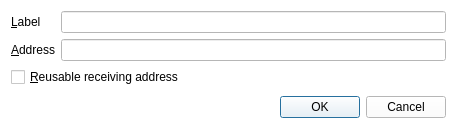
<?xml version="1.0" encoding="UTF-8"?>
<ui version="4.0">
 <class>EditAddressDialog</class>
 <widget class="QDialog" name="EditAddressDialog">
  <property name="geometry">
   <rect>
    <x>0</x>
    <y>0</y>
    <width>457</width>
    <height>129</height>
   </rect>
  </property>
  <property name="windowTitle">
   <string>Edit Address</string>
  </property>
  <property name="styleSheet">
   <string notr="true">background-color: rgb(255, 255, 255);</string>
  </property>
  <layout class="QVBoxLayout" name="verticalLayout">
   <item>
    <layout class="QFormLayout" name="formLayout">
     <property name="fieldGrowthPolicy">
      <enum>QFormLayout::AllNonFixedFieldsGrow</enum>
     </property>
     <item row="0" column="0">
      <widget class="QLabel" name="label">
       <property name="text">
        <string>&amp;Label</string>
       </property>
       <property name="buddy">
        <cstring>labelEdit</cstring>
       </property>
      </widget>
     </item>
     <item row="0" column="1">
      <widget class="QLineEdit" name="labelEdit">
       <property name="toolTip">
        <string>The label associated with this address book entry</string>
       </property>
      </widget>
     </item>
     <item row="1" column="0">
      <widget class="QLabel" name="label_2">
       <property name="text">
        <string>&amp;Address</string>
       </property>
       <property name="buddy">
        <cstring>addressEdit</cstring>
       </property>
      </widget>
     </item>
     <item row="1" column="1">
      <widget class="QLineEdit" name="addressEdit">
       <property name="toolTip">
        <string>The address associated with this address book entry. This can only be modified for sending addresses.</string>
       </property>
      </widget>
     </item>
     <item row="2" column="0" colspan="2">
      <widget class="QCheckBox" name="stealthCB">
       <property name="text">
        <string>&amp;Reusable receiving address</string>
       </property>
      </widget>
     </item>
    </layout>
   </item>
   <item>
    <widget class="QDialogButtonBox" name="buttonBox">
     <property name="orientation">
      <enum>Qt::Horizontal</enum>
     </property>
     <property name="standardButtons">
      <set>QDialogButtonBox::Cancel|QDialogButtonBox::Ok</set>
     </property>
    </widget>
   </item>
  </layout>
 </widget>
 <resources/>
 <connections>
  <connection>
   <sender>buttonBox</sender>
   <signal>accepted()</signal>
   <receiver>EditAddressDialog</receiver>
   <slot>accept()</slot>
   <hints>
    <hint type="sourcelabel">
     <x>248</x>
     <y>254</y>
    </hint>
    <hint type="destinationlabel">
     <x>157</x>
     <y>274</y>
    </hint>
   </hints>
  </connection>
  <connection>
   <sender>buttonBox</sender>
   <signal>rejected()</signal>
   <receiver>EditAddressDialog</receiver>
   <slot>reject()</slot>
   <hints>
    <hint type="sourcelabel">
     <x>316</x>
     <y>260</y>
    </hint>
    <hint type="destinationlabel">
     <x>286</x>
     <y>274</y>
    </hint>
   </hints>
  </connection>
 </connections>
</ui>
